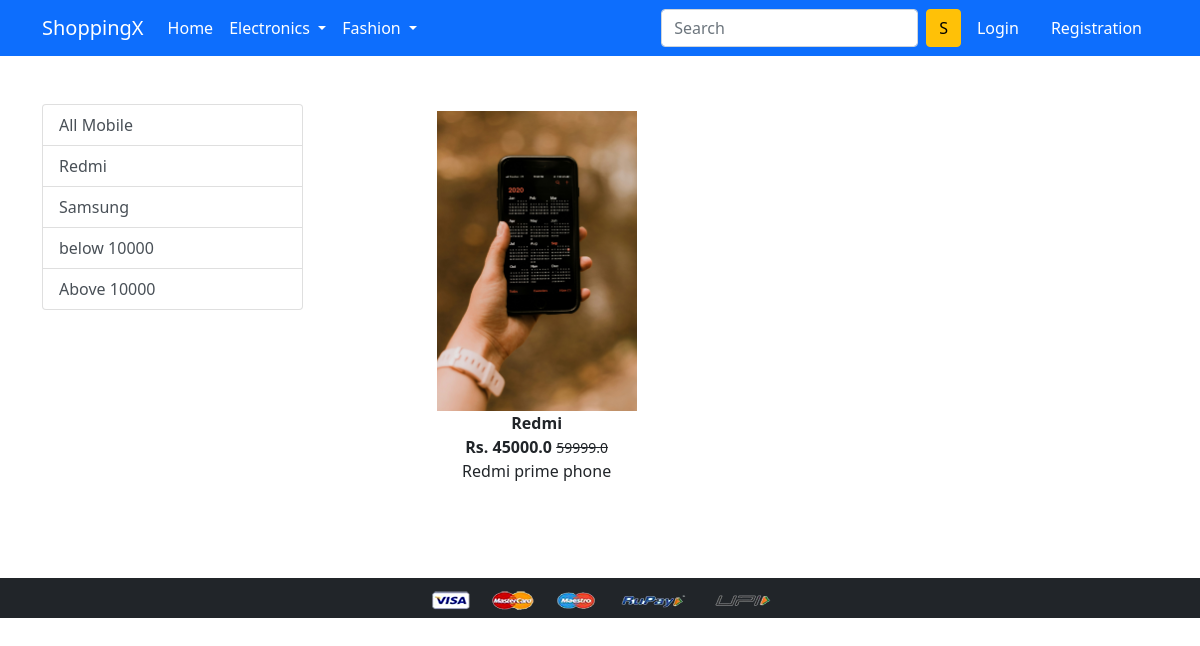
The app's page /mobile/Redmi with its own data.
### app/models.py (models this page shows, shortened)
class Product(models.Model):
    title=models.CharField(max_length=100)
    selling_price=models.FloatField()
    discount_price=models.FloatField()
    description=models.TextField()
    brand=models.CharField(max_length=100)
    category=models.CharField(choices=CATEGORY_CHOICES,max_length=2)
    product_image=models.ImageField(upload_to='producting')

### app/views.py (the view)
# urls.py: path('mobile/', views.mobile, name='mobile'),
def mobile(request, data=None):
    mobiles = Product.objects.none()
    if data is None:
        mobiles = Product.objects.filter(category='M')
    elif data in ['Redmi', 'Samsung']:  # Filter by brand
        mobiles = Product.objects.filter(category='M', brand=data)
    elif data == 'below':
        mobiles = Product.objects.filter(category='M', discount_price__lt=10000)  # Filter by price below 10000
    elif data == 'above':
        mobiles = Product.objects.filter(category='M', discount_price__gt=10000)  # Filter by price below 10000
    return render(request, 'app/mobile.html', {'mobiles': mobiles})

### app/templates/app/mobile.html (shortened to what this page needs)
{% extends 'app/base.html' %}
{% load static %}
{% block main-content %}
<div class="container my-5">
    <div class="row">
        <div class="col-sm-3">
            <div class="list-group">
                <a href="{% url 'mobile' %}" class="list-group-item list-group-item-action" aria-current='true'>All Mobile</a>
                <a href="{% url 'mobiledata' 'Redmi' %}" class="list-group-item list-group-item-action" aria-current='true'>Redmi</a>
                <a href="{% url 'mobiledata' 'Samsung' %}" class="list-group-item list-group-item-action" aria-current='true'>Samsung</a>
                <a href="{% url 'mobiledata' 'below' %}" class="list-group-item list-group-item-action" aria-current='true'>below 10000</a>
                <a href="{% url 'mobiledata' 'above' %}" class="list-group-item list-group-item-action" aria-current='true'>Above 10000</a>
            </div>
        </div>
        <div class="col-sm-8 offset-sm-1">
            <div class="row">
                {% for product in mobiles %}
                <div class="col-sm-4 text-center mb-4">
                    <a href="{% url 'product-detail' product.id %}" class="btn">
                        <div class="item">
                            <img src="{{ product.product_image.url }}" alt="{{ product.title }}" class="img-fluid" style="height: 300px; width: 100%; object-fit: cover;">
                            <div class="fw-bold">{{ product.title }}</div>
                            <div class="fw-bold">Rs. {{ product.discount_price }}
                                <small class="fw-light text-decoration-line-through">{{ product.selling_price }}</small>
                            </div>
                            <p>{{ product.description }}</p>
                        </div>
                    </a>
                </div>
                {% empty %}
                <div class="col-12">
                    <p>No mobiles available.</p>
                </div>
                {% endfor %}
            </div>
        </div>
    </div>
</div>
{% endblock main-content %}

### records on screen
Product: product_image (picture), title "Redmi", discount_price "45000.0", selling_price "59999.0", description "Redmi prime phone"
